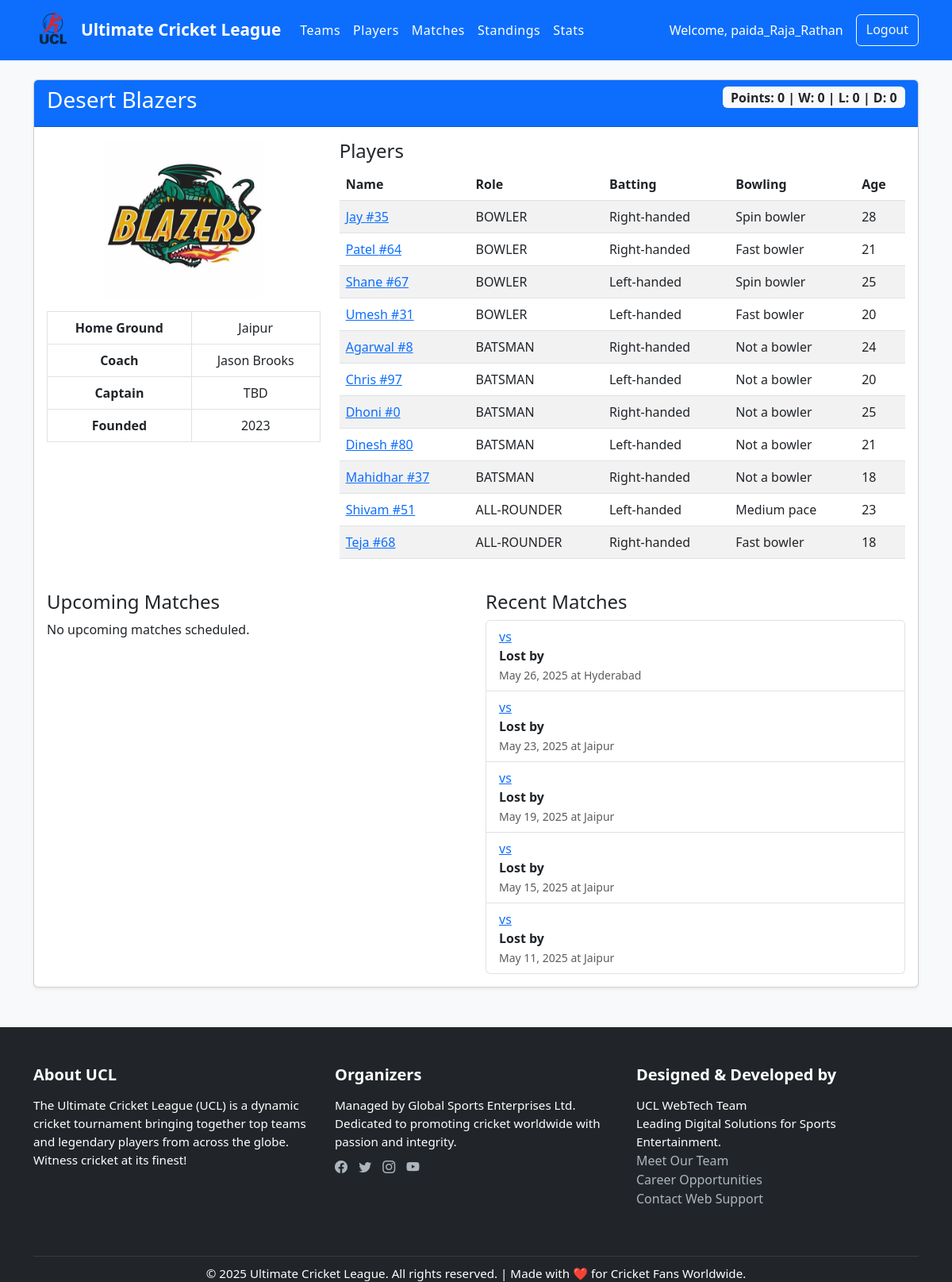
/teams/10/ (signed in), run on an earlier commit of the app's database.
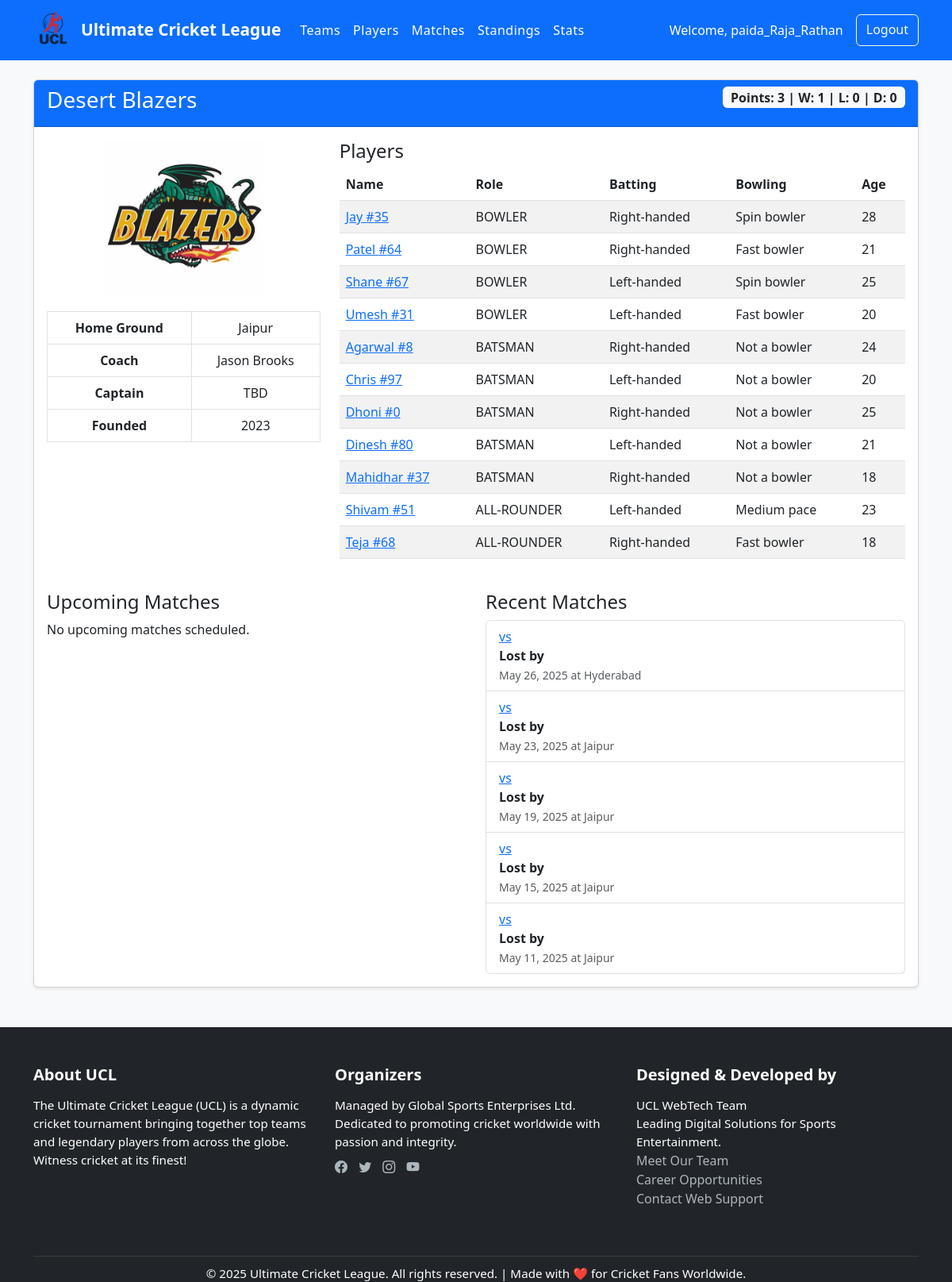
And on a later commit of the database.
### tournament/models.py (models this page shows, shortened)
class Team(models.Model):
    name = models.CharField(max_length=100, unique=True)
    short_name = models.CharField(max_length=3, blank=True)
    logo = models.ImageField(upload_to='team_logos/', null=True, blank=True)
    home_ground = models.CharField(max_length=100)
    captain = models.ForeignKey('Player', on_delete=models.SET_NULL, null=True, blank=True, related_name='captain_of')
    coach = models.CharField(max_length=100)
    founded = models.PositiveIntegerField()
    public = models.BooleanField(default=True)
    manager = models.ForeignKey(User, on_delete=models.CASCADE, related_name='managed_teams', null=True, blank=True)
    matches_played = models.PositiveIntegerField(default=0)
    wins = models.PositiveIntegerField(default=0)
    losses = models.PositiveIntegerField(default=0)
    draws = models.PositiveIntegerField(default=0)
    points = models.PositiveIntegerField(default=0)  # Added concrete points field
    total_matches = models.IntegerField(default=0)
    wins = models.IntegerField(default=0)
    losses = models.IntegerField(default=0)
    draws = models.IntegerField(default=0)
    points = models.IntegerField(default=0)

### tournament/views.py (the view)
# urls.py: path('teams/<int:team_id>/', views.team_detail, name='team_detail'),
@login_required
def team_detail(request, team_id):
    team = get_object_or_404(Team, pk=team_id)
    players = team.players.all().order_by('-role', 'name')
    upcoming_matches = team.home_matches.filter(date__gte=timezone.now()) | team.away_matches.filter(date__gte=timezone.now())
    past_matches = team.home_matches.filter(date__lt=timezone.now()) | team.away_matches.filter(date__lt=timezone.now())
    context = {
        'team': team,
        'players': players,
        'upcoming_matches': upcoming_matches.order_by('date'),
        'past_matches': past_matches.order_by('-date'),
    }
    return render(request, 'tournament/team_detail.html', context)

### tournament/models.py (called while the page is built)
    @property
    def is_completed(self):
        return self.result != 'TBD'

    @property
    def winner(self):
        if self.result == 'Home Win':
            return self.home_team
        elif self.result == 'Away Win':
            return self.away_team
        return None

    def get_win_margin(self):
        if not self.is_completed or self.result == 'Draw':
            return ""
        return "X runs" if self.result == 'Home Win' else "Y wickets"

### tournament/templates/tournament/team_detail.html (shortened to what the changed rows need)
{% extends 'tournament/base.html' %}
{% load humanize %}
{% load static%}
{% block content %}
    <div class="card mb-4">
        <div class="card-header bg-primary text-white">
            <div class="row">
                <div class="col-md-8">
                    <h3>{{ team.name }}</h3>
                </div>
                <div class="col-md-4 text-end">
                    <span class="badge bg-light text-dark fs-6">
                        Points: {{ team.points }} | W: {{ team.wins }} | L: {{ team.losses }} | D: {{ team.draws }}
                    </span>
                </div>
            </div>
        </div>
        <div class="card-body">
            <div class="row">
                <div class="col-md-4 text-center">
                    {% if team.logo %}
                        <img src="{{ team.logo.url }}" alt="{{ team.name }} logo" class="img-fluid mb-3" style="max-height: 200px;">
                    {% endif %}
                    <table class="table table-bordered">
                        <tr>
                            <th>Home Ground</th>
                            <td>{{ team.home_ground }}</td>
                        </tr>
                        <tr>
                            <th>Coach</th>
                            <td>{{ team.coach }}</td>
                        </tr>
                        <tr>
                            <th>Captain</th>
                        </tr>
                        <tr>
                            <th>Founded</th>
                            <td>{{ team.founded }}</td>
                        </tr>
                    </table>
                </div>
                <div class="col-md-8">
                    <div class="table-responsive">
                        <table class="table table-striped">
                            <thead>
                                <tr>
                                    <th>Name</th>
                                    <th>Role</th>
                                    <th>Batting</th>
                                    <th>Bowling</th>
                                    <th>Age</th>
                                </tr>
                            </thead>
                        </table>
                    </div>
                </div>
            </div>
        </div>
    </div>
{% endblock %}

What changed in the data, as far as the page shows it:
changed Team "Desert Blazers": points "0" → "3"; wins "0" → "1"
